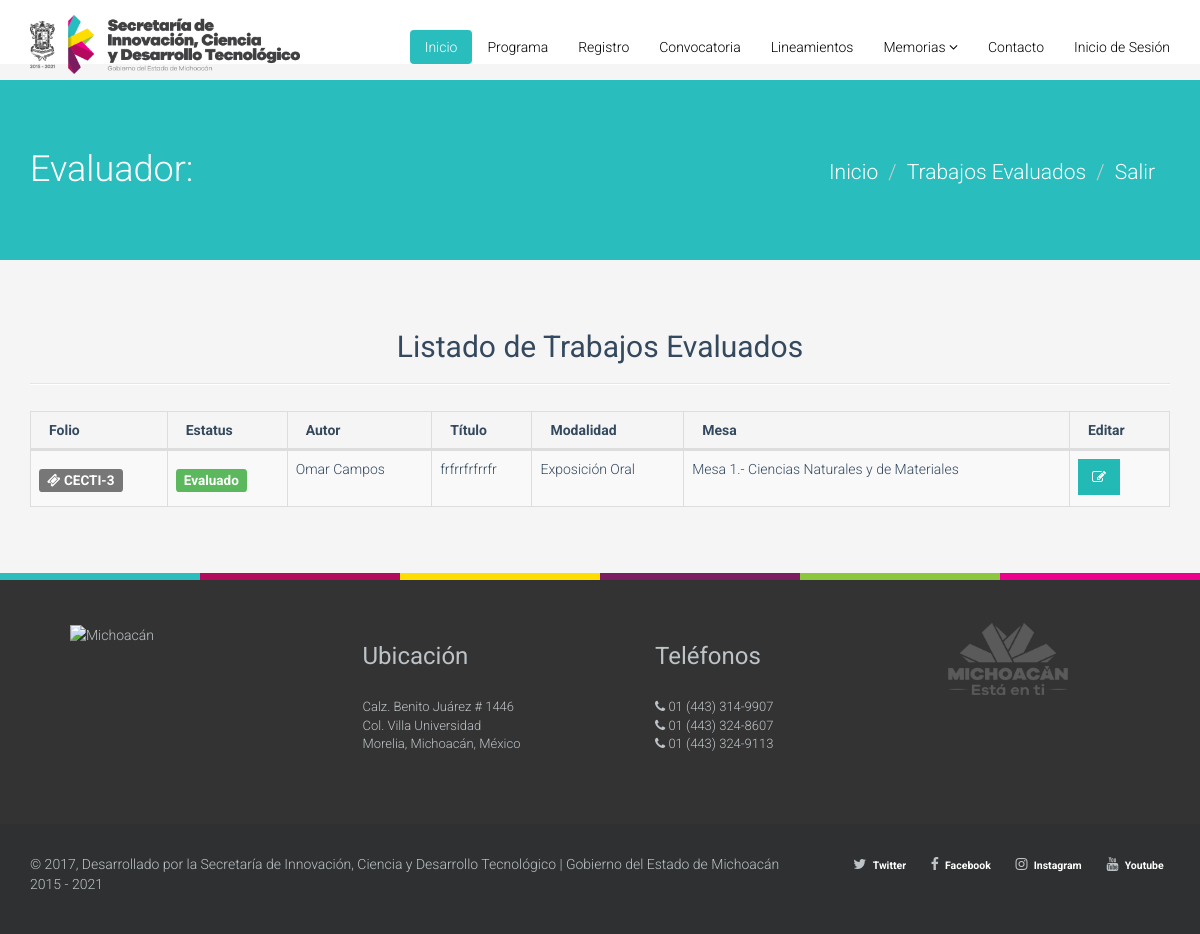
The page /index.php/encuentro/aprobado on the database as committed earlier.
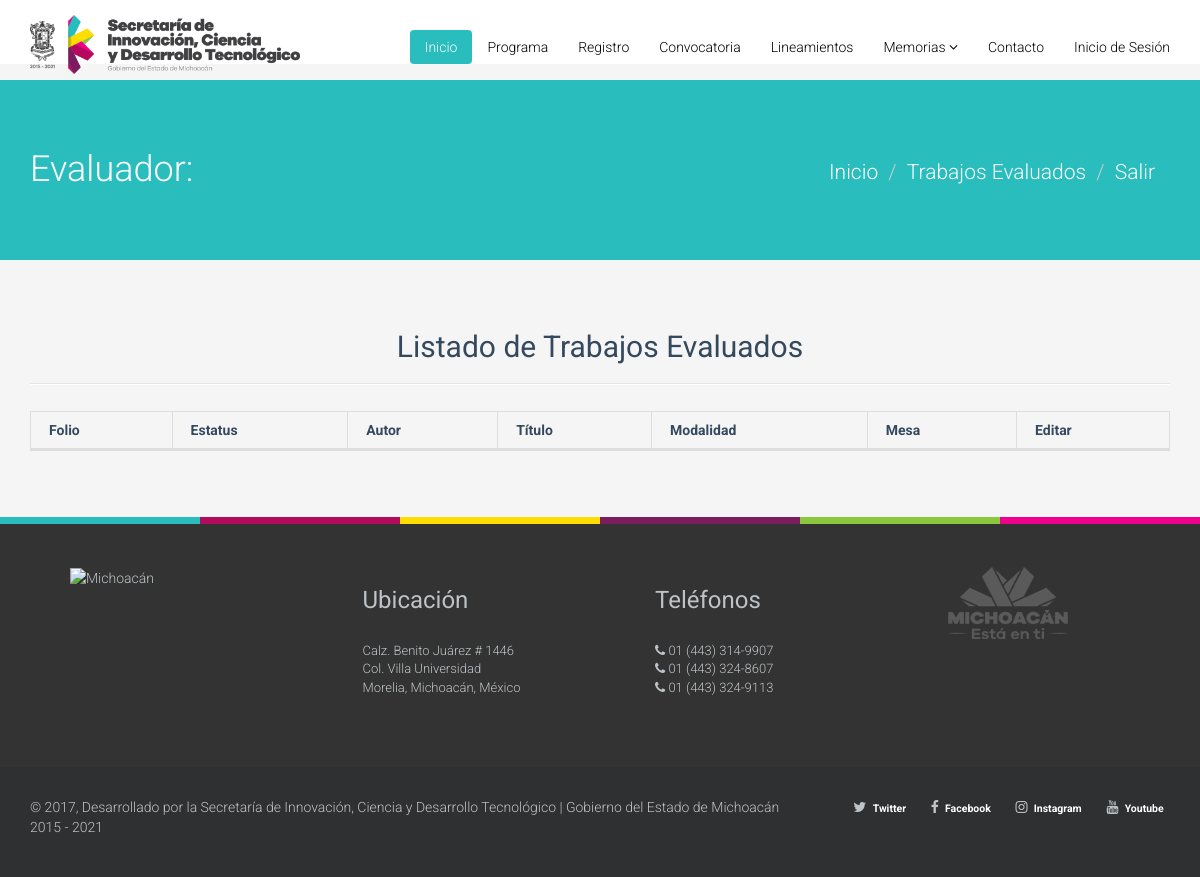
The same page on the database as committed later.
### tables this page shows
CREATE TABLE `usuarios` (
  `id_usuarios` int(11) NOT NULL,
  `nombre` varchar(255) NOT NULL,
  `a_paterno` varchar(255) NOT NULL,
  `a_materno` varchar(255) NOT NULL,
  `edad` int(11) NOT NULL,
  `genero` int(11) NOT NULL,
  `nacionalidad` int(11) NOT NULL,
  `otra_nac` varchar(255) NOT NULL,
  `estado` int(11) NOT NULL,
  `municipio` int(11) NOT NULL,
  `otro_mun` varchar(255) NOT NULL,
  `email` varchar(255) NOT NULL,
  `institucion` int(11) NOT NULL,
  `otra_ins` varchar(255) NOT NULL,
  `facultad` int(11) NOT NULL,
  `otra_fac` varchar(255) NOT NULL,
  `nivel` int(11) NOT NULL,
  `otro_nivel` varchar(255) NOT NULL,
  `mesa` int(11) NOT NULL,
  `modalidad` int(11) NOT NULL,
  `area_id` int(11) DEFAULT NULL,
  `password` varchar(255) NOT NULL,
  `username` varchar(255) NOT NULL,
  `puesto` varchar(100) NOT NULL,
  `token` varchar(60) DEFAULT NULL,
  `created_at` timestamp(6) NULL DEFAULT CURRENT_TIMESTAMP(6),
  `request_token` timestamp NULL DEFAULT CURRENT_TIMESTAMP
);

CREATE TABLE `ponencias` (
  `id_ponencias` int(11) NOT NULL,
  `usuario_id` int(11) NOT NULL,
  `tipo_trabajo_id` int(11) DEFAULT NULL,
  `titulo` mediumtext,
  `autor` varchar(255) DEFAULT NULL,
  `coautores` mediumtext,
  `asesor` varchar(255) DEFAULT NULL,
  `mesa_id` int(11) DEFAULT NULL,
  `c_jovenes` int(11) DEFAULT NULL,
  `archivo_resumen` varchar(255) DEFAULT NULL,
  `archivo_extenso` varchar(255) DEFAULT NULL,
  `status_id` int(11) NOT NULL,
  `fecha_registro` date DEFAULT NULL,
  `fecha_extenso` date DEFAULT NULL
);

CREATE TABLE `tipo` (
  `id_tipo` int(11) NOT NULL,
  `nombre_trabajo` varchar(255) NOT NULL
);

CREATE TABLE `area_tematica` (
  `id_tematica` int(11) NOT NULL,
  `nombre_tem` varchar(255) NOT NULL
);

### application/controllers/Encuentro.php (called while the page is built, shortened)
<?php if ( ! defined('BASEPATH')) exit('No direct script access allowed');
class Encuentro extends MY_Controller {
    public function __construct()
    {
        $this->load->model('Encuentro_model');
        $this->load->library('session','pagination');
        $this->load->helper('url','form');
    }
    public function aprobado()
    {
        $pages=5;
        $this->load->library('pagination');
        $config['per_page'] = $pages;
        $data['ponencias'] = $this->Encuentro_model->list_ponencias(1,$config['per_page'],$this->uri->segment(3));
        $this->load->view("theme/header");
        $this->load->view("theme/menu");
        $this->load->view("encuentro/listado_aprobados",$data);
        $this->load->view("theme/footer");
    }
}

### index.php (called while the page is built, shortened)
<?php
require_once BASEPATH.'core/CodeIgniter.php';

### application/models/Encuentro_model.php (called while the page is built, shortened)
    <?php if ( ! defined('BASEPATH')) exit('No direct script access allowed');
class Encuentro_model extends CI_Model {
  function get_total_ponencias($id_ponencias = false){
    $this->db->select('u.username,u.nombre,u.a_paterno,u.a_materno,p.id_ponencias,p.titulo,p.autor,p.coautores,p.asesor,p.titulo, s.status, p.archivo_resumen, p.archivo_extenso, t.nombre_trabajo, a.nombre_tem');
   $this->db->from('usuarios u');
   $this->db->join('ponencias p', 'u.id_usuarios = p.usuario_id');
   $this->db->join('status s', 'p.status_id = s.id_status');
   $this->db->join('tipo t', 'p.tipo_trabajo_id = t.id_tipo');
   $this->db->join('area_tematica a', 'p.mesa_id = a.id_tematica');
   $this->db->where('c_jovenes = 1');
   $this->db->where('p.mesa_id',$id_ponencias);
    $consulta = $this->db->get();
        if($consulta->num_rows() > 0 )
        {
            return $consulta->result();
        }else{
          return FALSE;
        }
  }
    public function list_ponencias($id_ponencias = false,$porpagina,$segmento)
    {
    $this->db->select('u.username,u.nombre,u.a_paterno,u.a_materno,u.email,p.id_ponencias,p.titulo,p.autor,p.coautores,p.asesor,p.titulo, s.status, p.archivo_resumen, p.archivo_extenso, t.nombre_trabajo, a.nombre_tem,n.nombre_aca');
   $this->db->from('usuarios u');
   $this->db->join('ponencias p', 'u.id_usuarios = p.usuario_id');
   $this->db->join('status s', 'p.status_id = s.id_status');
   $this->db->join('tipo t', 'p.tipo_trabajo_id = t.id_tipo');
   $this->db->join('area_tematica a', 'p.mesa_id = a.id_tematica');
   $this->db->join('nivel_academico n', 'u.nivel = n.id_academico');
   $this->db->where('c_jovenes = 1');
   $this->db->where('p.mesa_id',$id_ponencias);
    $consulta = $this->db->get();
        if($consulta->num_rows() > 0 )
        {
            return $consulta->result();
        }else{
          return FALSE;
        }
    }
}

### application/views/encuentro/listado_aprobados.php (the view, shortened to what this page needs)
<?php
  $nombre = $this->session->userdata('nombre');
  $a_paterno = $this->session->userdata('a_paterno');
  $a_materno = $this->session->userdata('a_materno');
?>
<section id="title" class="emerald">
<div class="container">
<div class="row">
<div class="col-sm-6">
<h1>Evaluador: <?php echo $nombre .' '.$a_paterno .' '.$a_materno ?></h1>
</div>
<div class="col-sm-6">
<ul class="breadcrumb pull-right lead">
    <li class="active"><a href="<?php echo site_url('encuentro/index') ?>">Inicio</a></li>
    <li class="active"><a href="<?php echo site_url('encuentro/aprobado') ?>">Trabajos Evaluados</a></li>
    <li><a href="<?php echo site_url("login/salir") ?>">Salir</a></li>
</ul>
</div>
</div>
</div>
</section>
<section id="career" class="container">
<div class="center">
<h2>Listado de Trabajos Evaluados</h2>
</div>
<hr>
<div class="row">
<div class="col-md-12">
<div class="table-responsive">
<table class="table table-striped table-bordered table-hover dt-responsive nowrap" width="100%" id="table">
<thead>
 <tr>
            <th>Folio</th>
            <th>Estatus</th>
            <th>Autor</th>
            <th>Título</th>
            <th>Modalidad</th>
            <th>Mesa</th>
            <th>Editar</th>
 </tr>
 </thead>
 <tbody>
 <?php
if($ponencias !== FALSE) {
            foreach ($ponencias as $row) {
            if ($row->status === 'Evaluado') {
                   $estado = "<h4><span class='label label-success'>Evaluado</span></h4>";
              }
            if ($row->status === 'Evaluado') {
               echo "<tr>
               <td><h4><span class='label label-default'><i class='fa fa-ticket' aria-hidden='true'></i>  CECTI-$row->id_ponencias</span><h4></td>
               <td>$estado</td>
               <td>$row->autor</td>
               <td>$row->titulo</td>
               <td>$row->nombre_trabajo</td>
               <td>$row->nombre_tem</td>
               <td><a href='" . base_url() . "encuentro/editar/$row->id_ponencias'><button type='button' class='btn btn-success'><i class='fa fa-pencil-square-o' aria-hidden='true'></i></button></a></td>";
              }
           }
}
?>
 </tbody>
 </table>
</div>
</div>
</div>
</section>

### application/views/theme/header.php (shortened to what this page needs)
<!DOCTYPE html>
<html lang="es-ES">
<head>
<link href="<?php echo base_url();?>assets/css/bootstrap.min.css" rel="stylesheet">
<link href="<?php echo base_url();?>assets/css/font-awesome.min.css" rel="stylesheet">
<link href="<?php echo base_url();?>assets/css/prettyPhoto.css" rel="stylesheet">
<link href="<?php echo base_url();?>assets/css/animate.css" rel="stylesheet">
<link href="<?php echo base_url();?>assets/css/main.css" rel="stylesheet">
<link href="<?php echo base_url();?>assets/css/dataTables.bootstrap.css" rel="stylesheet">
<link href="<?php echo base_url();?>assets/css/dataTables.responsive.css" rel="stylesheet">
<link href="//cdnjs.cloudflare.com/ajax/libs/font-awesome/4.6.3/css/font-awesome.min.css" rel="stylesheet">
</head>
<body>

### application/views/theme/menu.php (shortened to what this page needs)
<header class="navbar navbar-inverse navbar-fixed-top wet-asphalt">
<div class="container">
<div class="navbar-header">
<a class="navbar-brand" href="<?=base_url();?>"><img src="<?php echo base_url();?>assets/img/logo-black.png" alt="logo" width="270px"></a>
</div>
<div class="collapse navbar-collapse">
<ul class="nav navbar-nav navbar-right">
<li class="active"><a href="<?=base_url();?>">Inicio</a></li>
                <li>
                    <a href="<?php echo base_url(); ?>programa_11_congreso.pdf" target="_blank" title="Programa">Programa</a>
                </li>
                <li>
                    <a href="<?php echo base_url(); ?>inicio/registro" title="Registro">Registro</a>
                </li>
                <li>
                    <a href="<?php echo base_url(); ?>convocatoria_congreso11.pdf"  target="_blank" title="Convocatoria">Convocatoria</a>
                </li>
                <li>
                    <a href="<?php echo base_url(); ?>lineamientos_congreso11.pdf"  target="_blank" title="Lineamientos">Lineamientos</a>
                </li>
                <li class="dropdown">
                    <a href="#" class="dropdown-toggle" data-toggle="dropdown">Memorias  <i class="fa fa-angle-down" aria-hidden="true"></i></a>
                </li>
                <li>
                    <a href="<?php echo base_url(); ?>inicio/contacto" title="Contacto">Contacto</a>
                </li>
                <li>
                    <a href="<?php echo base_url(); ?>login" title="Login">Inicio de Sesión</a>
                </li>
</ul>
</div>
</div>
</header>

### application/views/theme/footer.php (shortened to what this page needs)
<div class="section-divider">
    <div class="col-xs-2 col-sm-2 col-md-2  azul"></div>
    <div class="col-xs-2 col-sm-2 col-md-2  morado"></div>
    <div class="col-xs-2 col-sm-2 col-md-2  amarillo"></div>
    <div class="col-xs-2 col-sm-2 col-md-2  vino"></div>
    <div class="col-xs-2 col-sm-2 col-md-2  verde"></div>
    <div class="col-xs-2 col-sm-2 col-md-2  magenta"></div>
</div>
<section id="bottom" class="wet-asphalt-footer">
<div class="container">
<div class="row">
<div class="col-md-3 col-sm-6">
<ul class="pull-left" style="list-style: none;">
  <li>
       <center><img src="<?php echo base_url();?>assets/images/logo_foot.png"  height="125px" alt="Michoacán"></center>
  </li>
</ul>
</div>
<div class="col-md-3 col-sm-6">
   <ul class="pull-left" style="font-size:13px;list-style: none;">
        <li><h3>Ubicación</h3><br>Calz. Benito Juárez # 1446 <br> Col. Villa Universidad<br> Morelia, Michoacán, México</li>
    </ul>
</div>
<div class="col-md-3 col-sm-6">
<ul class="pull-left" style="font-size:13px;list-style: none;">
    <li><h3>Teléfonos</h3><br>
        <i class="fa fa-phone" aria-hidden="true"></i> 01 (443) 314-9907<br>
        <i class="fa fa-phone" aria-hidden="true"></i> 01 (443) 324-8607<br>
        <i class="fa fa-phone" aria-hidden="true"></i> 01 (443) 324-9113
    </li>
</ul>
</div>
<div class="col-md-3 col-sm-6">
<ul class="pull-left" style="list-style: none;">
    <li>
        <center><img src="<?php echo base_url();?>assets/images/logo_estaenti_foot.png" width="120" height="72" alt="Michoacán"></center>
    </li>
</ul>
</div>
</div>
</div>
</section>
<footer id="footer" class="midnight-blue">
<div class="container">
<div class="row">
<div class="col-sm-8">
© <?php echo date("Y") ?>, Desarrollado por la Secretaría de Innovación, Ciencia y Desarrollo Tecnológico | <a href="http://michoacan.gob.mx/" target="_blank">Gobierno del Estado de Michoacán 2015 - 2021</a>
</div>
<div class="col-sm-4">
<ul class="pull-right">
        <li><i class="fa fa-twitter" aria-hidden="true"></i><a href="https://twitter.com/SICDETmichoacan/" data-toggle='tooltip' data-placement='bottom' title="Twitter" target="_blank"><span class="label">Twitter</span></a></li>
        <li><i class="fa fa-facebook" aria-hidden="true"></i><a href="https://www.facebook.com/SICDET/" data-toggle='tooltip' data-placement='bottom' title="Facebook" target="_blank"><span class="label">Facebook</span></a></li>
        <li><i class="fa fa-instagram" aria-hidden="true"></i><a href="https://www.instagram.com/GobMichoacan/" data-toggle='tooltip' data-placement='bottom' title="Instagram" target="_blank"><span class="label">Instagram</span></a></li>
        <li><i class="fa fa-youtube" aria-hidden="true"></i><a href="https://www.youtube.com/channel/UC_uaIRgMrAl91qewRt17v5g" data-toggle='tooltip' data-placement='bottom' title="Youtube" target="_blank"><span class="label">Youtube</span></a></li>
</ul>
</div>
</div>
</div>
</footer>
</body>
</html>

### assets/css/main.css (style rules this page uses)
body { padding-top:80px;color:#34495e;background:#f5f5f5;font-family:'Roboto',sans-serif;font-weight:300; }
h1,h2,h3,h4,h5,h6 { font-family:'Roboto',sans-serif;font-weight:400; }
a { color:#34495e;-webkit-transition:300ms;-moz-transition:300ms;-o-transition:300ms;transition:300ms; }
hr { border-top:1px solid #e5e5e5;border-bottom:1px solid #fff; }
body>section { padding:50px 0; }
.turquoise,.green-sea,.sun-flower,.orange,.emerald,.nephrits,.carrot,.pumkin,.peter-river,.belize-hole,.alizarin,.pomegranate,.amethyst,.wisteria,.clouds .silver,.wet-asphalt,.midnight-blue,.concrete,.asbestos { color:#fff; }
.turquoise h1,.green-sea h1,.sun-flower h1,.orange h1,.emerald h1,.nephrits h1,.carrot h1,.pumkin h1,.peter-river h1,.belize-hole h1,.alizarin h1,.pomegranate h1,.amethyst h1,.wisteria h1,.clouds .silver h1,.wet-asphalt h1,.midnight-blue h1,.concrete h1,.asbestos h1,.turquoise h2,.green-sea h2,.sun-flower h2,.orange h2,.emerald h2,.nephrits h2,.carrot h2,.pumkin h2,.peter-river h2,.belize-hole h2,.alizarin h2,.pomegranate h2,.amethyst h2,.wisteria h2,.clouds .silver h2,.wet-asphalt h2,.midnight-blue h2,.concrete h2,.asbestos h2,.turquoise h3,.green-sea h3,.sun-flower h3,.orange h3,.emerald h3,.nephrits h3,.carrot h3,.pumkin h3,.peter-river h3,.belize-hole h3,.alizarin h3,.pomegranate h3,.amethyst h3,.wisteria h3,.clouds .silver h3,.wet-asphalt h3,.midnight-blue h3,.concrete h3,.asbestos h3,.turquoise h4,.green-sea h4,.sun-flower h4,.orange h4,.emerald h4,.nephrits h4,.carrot h4,.pumkin h4,.peter-river h4,.belize-hole h4,.alizarin h4,.pomegranate h4,.amethyst h4,.wisteria h4,.clouds .silver h4,.wet-asphalt h4,.midnight-blue h4,.concrete h4,.asbestos h4,.turquoise h5,.green-sea h5,.sun-flower h5,.orange h5,.emerald h5,.nephrits h5,.carrot h5,.pumkin h5,.peter-river h5,.belize-hole h5,.alizarin h5,.pomegranate h5,.amethyst h5,.wisteria h5,.clouds .silver h5,.wet-asphalt h5,.midnight-blue h5,.concrete h5,.asbestos h5,.turquoise h6,.green-sea h6,.sun-flower h6,.orange h6,.emerald h6,.nephrits h6,.carrot h6,.pumkin h6,.peter-river h6,.belize-hole h6,.alizarin h6,.pomegranate h6,.amethyst h6,.wisteria h6,.clouds .silver h6,.wet-asphalt h6,.midnight-blue h6,.concrete h6,.asbestos h6 { color:#fff; }
.emerald { background-color:#29bdbe; }
.wet-asphalt { background-color:#fff;border-bottom: 0px;transition: background-color .5s ease 0s; }
.wet-asphalt a:not(.btn) { color:#bdc3c7; }
.wet-asphalt-footer { background-color:#333;border-bottom: 0px;transition: background-color .5s ease 0s; }
.midnight-blue { background-color:#2E3031 !important; }
#title h1 { font-size:36px;font-weight:300; }
.center { text-align:center; }
ul.breadcrumb { margin:20px 0 0;background:transparent; }
ul.breadcrumb>li { text-shadow:none; }
ul.breadcrumb>li>a,ul.breadcrumb>li .divider { color:#fff; }
ul.breadcrumb>li.active { color:rgba(255,255,255,0.7); }
.navbar-inverse { border:none; }
.navbar-inverse .navbar-brand { font-family:'Bubbler One',sans-serif;font-size:36px;line-height:50px;color:#fff; }
.navbar-inverse .navbar-nav { margin-top:30px; }
.navbar-inverse .navbar-nav>li>a { padding-top:7px;padding-bottom:7px;border-radius:4px;color:#000; }
.navbar-inverse .navbar-nav>.active>a,.navbar-inverse .navbar-nav>.active>a:hover,.navbar-inverse .navbar-nav>.active>a:focus,.navbar-inverse .navbar-nav>.open>a,.navbar-inverse .navbar-nav>.open>a:hover,.navbar-inverse .navbar-nav>.open>a:focus { background-color:#29bdbe; }
.navbar-inverse .navbar-collapse,.navbar-inverse .navbar-form { border-top:0; }
#bottom { color:#bdc3c7; }
.row>div { margin-bottom:10px; }
#footer { padding-top:30px;padding-bottom:30px;color:#bdc3c7; }
#footer a { color:#bdc3c7; }
#footer ul { list-style:none;padding:0;margin:0; }
#footer ul>li { display:inline-block;margin-left:15px; }
.section-divider div { height:7px; }
.section-divider .azul { background:#29BDBE; }
.section-divider .amarillo { background:#FFDD00; }
.section-divider .verde { background:#8CC63F; }
.section-divider .magenta { background:#EC008C; }
.section-divider .morado { background:#B40A5C; }
.section-divider .vino { background:#7B1D5F; }
a { color: #23bab5; }
ul { list-style-type: none; }
.btn { font-weight:400; }
.btn-success { background: #23bab5; border-radius:0; border: 2px solid #23bab5; webkit-transition: all 400ms cubic-bezier(.4,0,.2,1); transition: all 400ms cubic-bezier(.4,0,.2,1); }

Rows that differ between the two databases and show on the page:
no longer on this page (row edited): usuarios: ponencias.id_ponencias "3", ponencias.autor "Omar Campos", ponencias.titulo "frfrrfrfrrfr", tipo.nombre_trabajo "Exposición Oral", area_tematica.nombre_tem "Mesa 1.- Ciencias Naturales y de Materiales"
